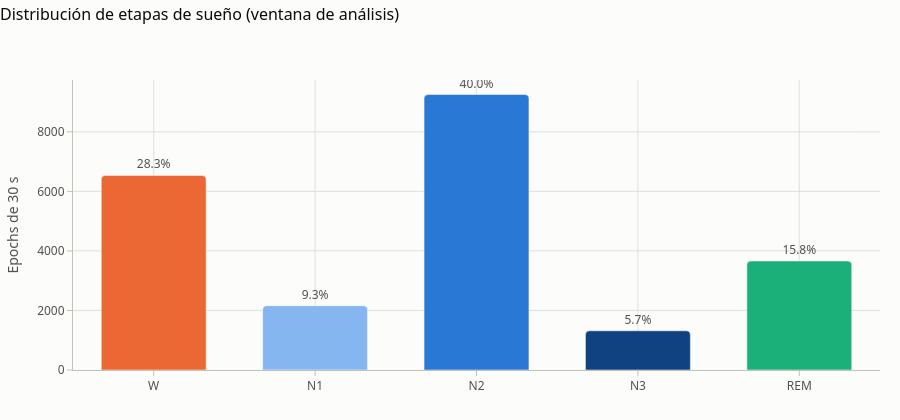

The code cell stored with this chart in its notebook:
### Markdown cell above
**¿Cuánto tiempo pasa en cada etapa dentro de la ventana de análisis?**

### Code cell
plots.stage_distribution(queries.run_query("epochs_by_stage")).show()

### Figure 1 — Plotly figure (JSON) as saved in the notebook; plotly's stock layout.template omitted (floating-point values rounded to 4 significant figures)
{"data": [{"customdata": [[54.47, 28.29], [18.01, 9.35], [77.12, 40.05], [10.97, 5.7], [30.52, 15.85]], "hovertemplate": "%{x}: %{y} epochs<br>%{customdata[0]:.2f} h (%{customdata[1]:.1f}%)<extra></extra>", "marker": {"color": ["#eb6834", "#86b6ef", "#2a78d6", "#104281", "#1baf7a"], "cornerradius": 4}, "text": ["28.3%", "9.3%", "40.0%", "5.7%", "15.8%"], "textposition": "outside", "type": "bar", "x": ["W", "N1", "N2", "N3", "REM"], "y": [6536, 2161, 9254, 1317, 3662]}], "layout": {"bargap": 0.35, "font": {"color": "#52514e", "family": "system-ui, -apple-system, \"Segoe UI\", sans-serif", "size": 12}, "height": 420, "hoverlabel": {"bgcolor": "white", "font": {"color": "#0b0b0b"}}, "legend": {"orientation": "h", "title": {"text": ""}, "x": 0, "xanchor": "left", "y": 1.02, "yanchor": "bottom"}, "margin": {"b": 50, "l": 60, "r": 20, "t": 80}, "paper_bgcolor": "#fcfcfb", "plot_bgcolor": "#fcfcfb", "showlegend": false, "title": {"font": {"color": "#0b0b0b", "size": 16}, "text": "Distribución de etapas de sueño (ventana de análisis)", "x": 0, "xanchor": "left", "y": 0.98, "yanchor": "top"}, "xaxis": {"gridcolor": "#e1e0d9", "linecolor": "#c3c2b7", "tickcolor": "#c3c2b7", "ticks": "outside", "zeroline": false}, "yaxis": {"gridcolor": "#e1e0d9", "linecolor": "#c3c2b7", "tickcolor": "#c3c2b7", "ticks": "outside", "title": {"text": "Epochs de 30 s"}, "zeroline": false}}}
